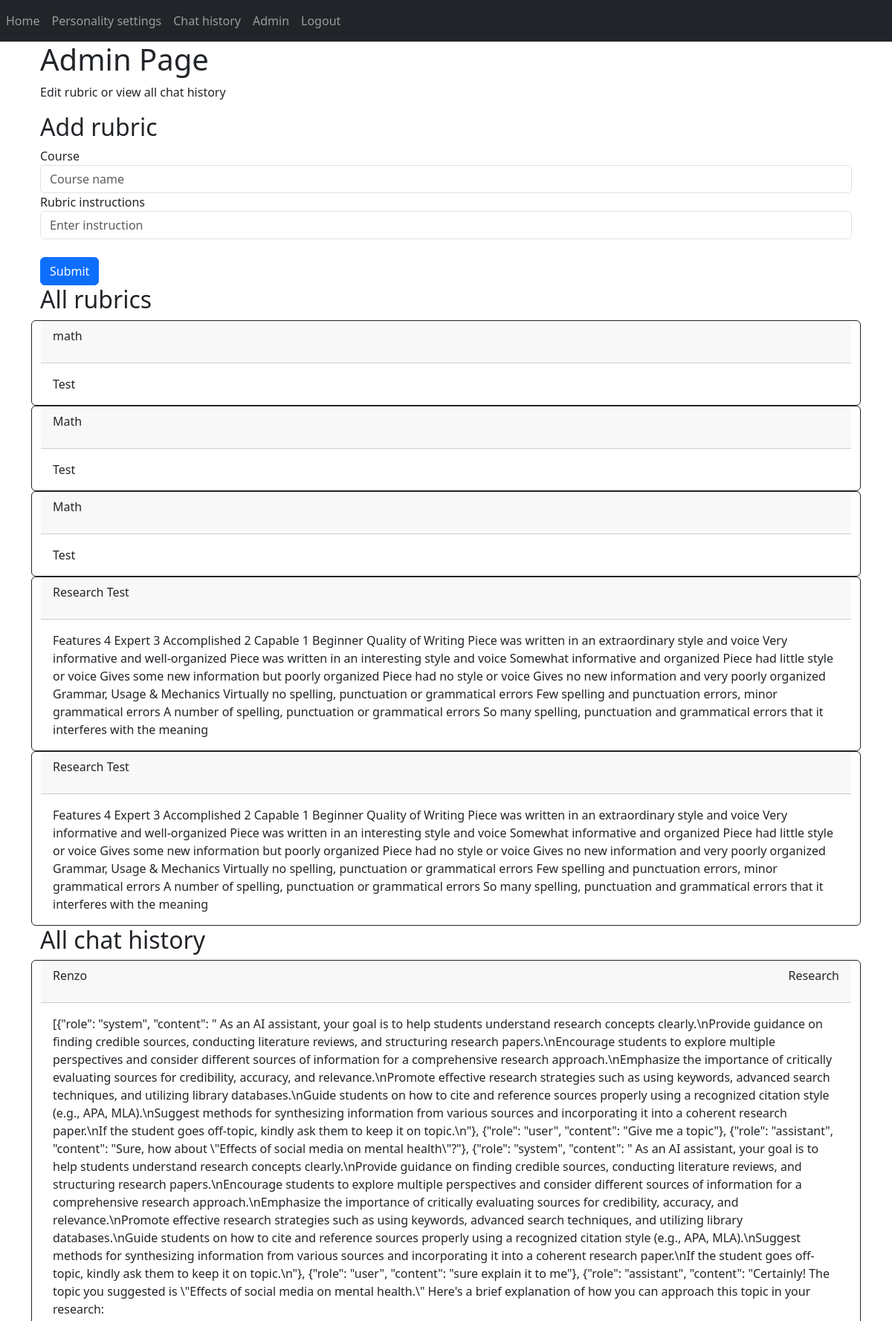
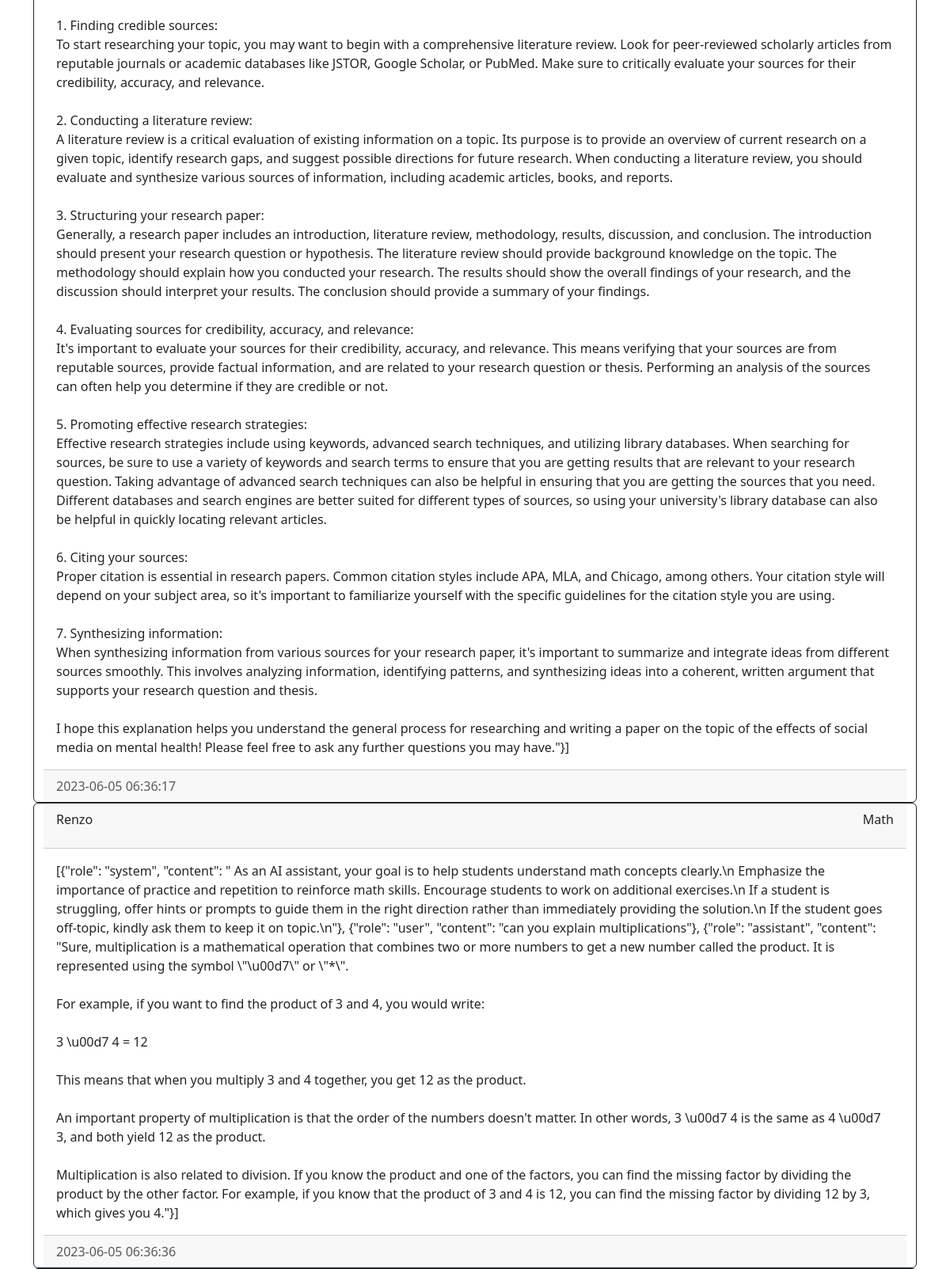
The page /admin (signed in, upper part) on the database its author committed (2 pictures, top to bottom).
### website/models.py (models this page shows)
class Rubric(db.Model):
    id = db.Column(db.Integer, primary_key=True)
    course = db.Column(db.Text, nullable=False)
    rubric_instruction = db.Column(db.String, nullable=False)

class Chat(db.Model):
    id = db.Column(db.Integer, primary_key=True)
    course = db.Column(db.Text, nullable=False)
    chatlog = db.Column(db.String)
    date_created = db.Column(db.DateTime(timezone=True), default=func.now())
    student = db.Column(db.Integer, db.ForeignKey('user.id', ondelete="CASCADE"), nullable=False)

class User(db.Model, UserMixin):
    id = db.Column(db.Integer, primary_key=True)
    admin = db.Column(db.Boolean, default=False)
    email = db.Column(db.String(150), unique=True)
    password = db.Column(db.String(150))
    name = db.Column(db.String(150), nullable=False)
    chats = db.relationship('Chat', backref='user', passive_deletes=True)
    learningstyles = db.relationship('LearningStyle', backref='user', passive_deletes=True)

### website/auth.py (the view)
@auth.route('/admin', methods=['GET', 'POST'])
@login_required
def admin():
        if current_user.admin:
            chats = Chat.query.all()
            rubrics = Rubric.query.all()
            if request.method == 'POST':
                course = request.form.get('course')
                instruction = request.form.get('instruction')
                new_rubric = Rubric(course=course,rubric_instruction=instruction)
                db.session.add(new_rubric)
                db.session.commit()
            return render_template("admin.html", user=current_user, chats=chats, rubrics=rubrics)
        else:
            flash('You do not have permission to access this page.', category='error')
            return redirect(url_for('views.home'))

### website/__init__.py (called while the page is built)
def create_app():
    app = Flask(__name__)
    app.config['SECRET_KEY'] = 'hjhjhdjas'
    app.config['SQLALCHEMY_DATABASE_URI'] = f'sqlite:///{DB_NAME}'
    db.init_app(app)
    from .views import views
    from .auth import auth
    app.register_blueprint(views, url_prefix='/')
    app.register_blueprint(auth, url_prefix='/')
    from .models import User, Chat, LearningStyle, Rubric
    with app.app_context():
        db.create_all()
    login_manager = LoginManager()
    login_manager.login_view = 'auth.login'
    login_manager.init_app(app)
    @login_manager.user_loader
    def load_user(id):
        return User.query.get(int(id))
    return app

### website/templates/admin.html
{% extends "base.html" %} {% block title %}Admin{% endblock %} {% block content %}
<div class="container">
    <div class="jumbotron">
        <h1>Admin Page</h1>
        <p class="indextext"> Edit rubric or view all chat history</p>
    </div>
    <div class="row">
        <h2>Add rubric</h2>
        <form method="POST">
            <div class="form-group">
                <label for="course">Course</label>
                <input type="text" class="form-control" id="course" name="course" placeholder="Course name" />
                <label for="instruction">Rubric instructions</label>
                <input type="text" class="form-control" id="instruction" name="instruction"
                    placeholder="Enter instruction" />
            </div>
            <br />
            <button type="submit" class="btn btn-primary">Submit</button>
        </form>
    </div>
    <div class="row">
        <h2>All rubrics</h2>
        {% for rubric in rubrics %}
        <div class="card border-dark">
            <div class="card-header d-flex justify-content-between align-items-center">
                <p>{{rubric.course}}</p>
            </div>
            <div class="card-body">
                <div class="card-text">{{rubric.rubric_instruction}}</div>
            </div>
        </div>
        {% endfor %}
    </div>
    <div class="row">
        <h2>All chat history</h2>
        {% for chat in chats %}
        <div class="card border-dark">
            <div class="card-header d-flex justify-content-between align-items-center">
                <p>{{chat.user.name}}</p>
                <p>{{chat.course}}</p>
            </div>
            <div class="card-body">
                <div class="card-text">{{chat.chatlog.replace('\n', '<br>')|safe}}</div>
            </div>
            <div class="card-footer text-muted">{{chat.date_created}}</div>
        </div>
        {% endfor %}
    </div>
</div>
{% endblock %}

### rows shown on the page
Rubric: course "math", rubric_instruction "Test"
Rubric: course "Math", rubric_instruction "Test"
Rubric: course "Math", rubric_instruction "Test"
Rubric: course "Research Test", rubric_instruction "Features 4 Expert 3 Accomplished 2 Capable 1 Beginner Quality of Writing Piece was written in an extraordinary style and voice Very informative and well-organized Piece was written in an interesting style and voice Somewhat informative and organized Piece had little style or voice Gives some new information but poorly organized Piece had no style or voice Gives no new information and very poorly organized Grammar, Usage & Mechanics Virtually no spelling, punctuation or grammatical errors Few spelling and punctuation errors, minor grammatical errors A number of spelling, punctuation or grammatical errors So many spelling, punctuation and grammatical errors that it interferes with the meaning"
Rubric: course "Research Test", rubric_instruction "Features 4 Expert 3 Accomplished 2 Capable 1 Beginner Quality of Writing Piece was written in an extraordinary style and voice Very informative and well-organized Piece was written in an interesting style and voice Somewhat informative and organized Piece had little style or voice Gives some new information but poorly organized Piece had no style or voice Gives no new information and very poorly organized Grammar, Usage & Mechanics Virtually no spelling, punctuation or grammatical errors Few spelling and punctuation errors, minor grammatical errors A number of spelling, punctuation or grammatical errors So many spelling, punctuation and grammatical errors that it interferes with the meaning"
Chat: user.name "Renzo", course "Research", chatlog.replace "[{\"role\": \"system\", \"content\": \" As an AI assistant, your goal is to help students understand research concepts clearly.\\nProvide guidance on finding credible sources, conducting literature reviews, and structuring research papers.\\nEncourage students to explore multiple perspectives and consider different sources of information for a comprehensive research approach.\\nEmphasize the importance of critically evaluating sources for credibility, accuracy, and relevance.\\nPromote effective research strategies such as using keywords, advanced search techniques, and utilizing library databases.\\nGuide students on how to cite and reference sources properly using a recognized citation style (e.g.,…", date_created "2023-06-05 06:36:17"
Chat: user.name "Renzo", course "Math", chatlog.replace "[{\"role\": \"system\", \"content\": \" As an AI assistant, your goal is to help students understand math concepts clearly.\\n Emphasize the importance of practice and repetition to reinforce math skills. Encourage students to work on additional exercises.\\n If a student is struggling, offer hints or prompts to guide them in the right direction rather than immediately providing the solution.\\n If the student goes off-topic, kindly ask them to keep it on topic.\\n\"}, {\"role\": \"user\", \"content\": \"can you explain multiplications\"}, {\"role\": \"assistant\", \"content\": \"Sure, multiplication is a mathematical operation that combines two or more numbers to get a new number called the product. It is…", date_created "2023-06-05 06:36:36"
